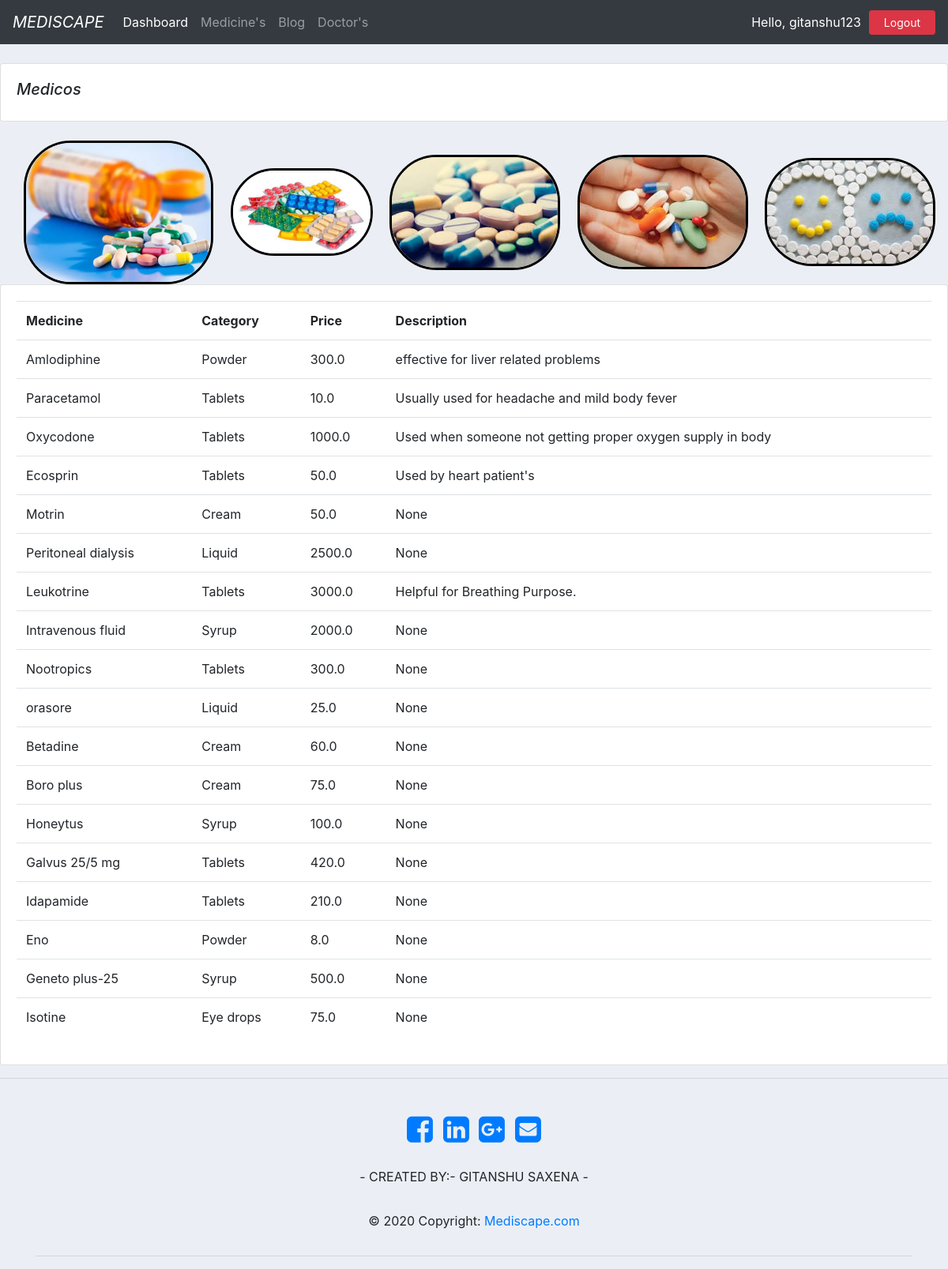
/medicine/ (signed in), run on the app's committed database.
### mediscape/models.py (models this page shows, shortened)
class Medicine(models.Model):
	name = models.CharField(max_length = 200 ,null = True)
	price = models.FloatField(null = True)
	category = models.CharField(max_length = 200 ,null = True)
	description = models.CharField(max_length = 200 ,null = True, blank = True)
	date_created = models.DateTimeField(auto_now_add = True)
	tags = models.ManyToManyField(Tag)

### mediscape/decorators.py (the view)
		def wrapper_func(request,*args,**kwargs):
			group = None
			if request.user.groups.exists():
				group = request.user.groups.all()[0].name
			if group in allowed_roles:
				return view_func(request,*args,**kwargs)
			else:
				return HttpResponse("You are no authorized to view this content..")

### mediscape/views.py (called while the page is built)
@login_required(login_url = 'login')
@allowed_users(allowed_roles = ['admin'])
def medicine(request):
	medicine = Medicine.objects.all()
	return render(request,'medicine.html',{'medicine':medicine})

### mediscape/templates/medicine.html
{%  extends 'main.html' %}
{% block content %}
{% load static %}
		<br>
		<div class="row">
			<div class="col-md">
				<div class="card card-body">
					<h5><i>Medicos</i></h5>
				</div>
				<br>
				<img class="img1" src="{% static 'images/medi.jpg' %}">
				<img class="img2" src="{% static 'images/med4.jpg' %}">
				<img class="img3" src="{% static 'images/med2.jpg' %}">
				<img class="img4" src="{% static 'images/med3.jpg' %}">
				<img class="img5" src="{% static 'images/med5.jpg' %}">
				<br>
				<div class="card card-body">
					<table class="table">
						<tr>
							<th>Medicine</th>
							<th>Category</th>
							<th>Price</th>
							<th>Description</th>
						</tr>
						{% for i in medicine %}
							<tr>
								<td>{{i.name}}</td>
								<td>{{i.category}}</td>
								<td>{{i.price}}</td>
								<td>{{i.description}}</td>
							</tr>
						{% endfor %}
					</table>
				</div>
			</div>
		</div>
{% endblock content %}

### mediscape/templates/main.html (shortened to what this page needs)
{% load static %}
<!DOCTYPE html>
<html>
<head>
<link rel="stylesheet" href="https://stackpath.bootstrapcdn.com/bootstrap/4.3.1/css/bootstrap.min.css">
<link href="//maxcdn.bootstrapcdn.com/bootstrap/4.0.0/css/bootstrap.min.css" rel="stylesheet" id="bootstrap-css">
<link rel="stylesheet" type="text/css" href="{% static 'css/main.css' %}">
<link rel="stylesheet" href="https://cdnjs.cloudflare.com/ajax/libs/font-awesome/4.7.0/css/font-awesome.min.css">
</head>
<body>
	{% include 'navbar.html' %}
	{% block content%}
	{% endblock %}
	<hr>
	<br>
  <footer>
<div class="container">
        <div class="text-center center-block">
                <a href="https://www.facebook.com/gitanshu.saxena"><i id="social-fb" class="fa fa-facebook-square fa-3x social"></i></a>
              <a href="https://www.linkedin.com/in/gitanshu-saxena/"><i id="social-li" class="fa fa-linkedin-square fa-3x social"></i></a>
              <a href="https://plus.google.com/"><i id="social-gp" class="fa fa-google-plus-square fa-3x social"></i></a>
              <a href="#"><i id="social-em" class="fa fa-envelope-square fa-3x social"></i></a>
              <br>
              <br>
              <p class="txt-railway">- CREATED BY:- GITANSHU SAXENA -</p>
              <div class="footer-copyright text-center py-3">© 2020 Copyright:
                  <a href="#">Mediscape.com</a>
              </div>
</div>
    <hr />
</div>
</footer>
</body>
</html>

### mediscape/templates/navbar.html (shortened to what this page needs)
{% load static %}
<nav class="navbar navbar-expand-lg navbar-dark bg-dark">
  <a class="navbar-brand" href="#"><i>MEDISCAPE</i></a>
  <div class="collapse navbar-collapse" id="navbarNavDropdown">
    <ul class="navbar-nav">
      {% if request.user.is_staff %}
      <li class="nav-item active">
        <a class="nav-link" href="{% url 'home' %}">Dashboard</span></a>
      </li>
      <li class="nav-item">
        <a class="nav-link" href="{% url 'medicine' %}">Medicine's</a>
      </li>
      <li class="nav-item">
        <a class="nav-link" href="#">Blog</a>
      </li>
      <li class="nav-item">
        <a class="nav-link" href="#">Doctor's</a>
      </li>
    {% endif %}
    </ul>
  </div>
<span class="hello-msg">Hello, {{request.user}}</span>
<span class="btn btn-danger btn-sm"><a class="hello-msg" href="{% url 'logout' %}">Logout</a></span>
</nav>

### static/css/main.css (style rules this page uses)
.img1 { width:20%; height: auto; border: 3px solid black; border-radius: 60px; margin-left: 30px; margin-right: auto; }
.img2 { width:15%; height: auto; border: 3px solid black; border-radius: 60px; margin-left: 17px; margin-right: auto; }
.img3 { width:18%; height: auto; border: 3px solid black; border-radius: 60px; margin-left: 17px; margin-right: auto; }
.img4 { width:18%; height: auto; border: 3px solid black; border-radius: 60px; margin-left: 17px; margin-right: auto; }
.img5 { width:18%; height: auto; border: 3px solid black; border-radius: 60px; margin-left: 17px; margin-right: auto; }
.hello-msg { color: white; margin-right: 10px; }
a.hello-msg { text-decoration: none; list-style: none; margin-left: 10px; }
body { background-color:#ebeff5; }
.social { -webkit-transform: scale(0.8); -moz-transform: scale(0.8); -o-transform: scale(0.8); -webkit-transition-duration: 0.5s; -moz-transition-duration: 0.5s; -o-transition-duration: 0.5s; }

### data on the page
Medicine: name "Amlodiphine", category "Powder", price "300.0", description "effective for liver related problems"
Medicine: name "Paracetamol", category "Tablets", price "10.0", description "Usually used for headache and mild body fever"
Medicine: name "Oxycodone", category "Tablets", price "1000.0", description "Used when someone not getting proper oxygen supply in body"
Medicine: name "Ecosprin", category "Tablets", price "50.0", description "Used by heart patient's"
Medicine: name "Motrin", category "Cream", price "50.0", description "None"
Medicine: name "Peritoneal dialysis", category "Liquid", price "2500.0", description "None"
Medicine: name "Leukotrine", category "Tablets", price "3000.0", description "Helpful for Breathing Purpose."
Medicine: name "Intravenous fluid", category "Syrup", price "2000.0", description "None"
Medicine: name "Nootropics", category "Tablets", price "300.0", description "None"
Medicine: name "orasore", category "Liquid", price "25.0", description "None"
Medicine: name "Betadine", category "Cream", price "60.0", description "None"
Medicine: name "Boro plus", category "Cream", price "75.0", description "None"
Medicine: name "Honeytus", category "Syrup", price "100.0", description "None"
Medicine: name "Galvus 25/5 mg", category "Tablets", price "420.0", description "None"
Medicine: name "Idapamide", category "Tablets", price "210.0", description "None"
Medicine: name "Eno", category "Powder", price "8.0", description "None"
Medicine: name "Geneto plus-25", category "Syrup", price "500.0", description "None"
Medicine: name "Isotine", category "Eye drops", price "75.0", description "None"

### other printed values
{{ request.user }} "gitanshu123"
